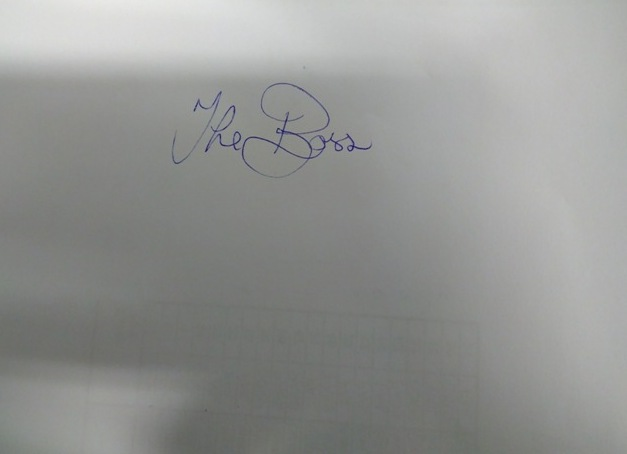
#> input picture Assignment 2 Segmentation Nov 8/Boss.bmp, 627 x 454 px
$ jupyter execute C20483462_Assignment2.ipynb
#> lines starting #> are read from the running program, lines starting #| are printed output that depends on the picture; after the words box and inside, x2 and y2 are one past the last pixel; in counts of white or black regions, pixels touching at a corner belong together
#> further down, original is the input picture: shape (454, 627, 3); mean B, G, R 146.6, 148.8, 147.6
<h2 style="font-size: 1.5em;">Algorithm Overview</h2>
<ol>
  <li><strong style="font-size: 1.2em;">Convert Image to Greyscale:</strong><br>
    Convert the input color image (<code>I</code>) to greyscale (<code>G</code>) using the OpenCV function <code>cv2.cvtColor()</code>.
  </li>

  <li><strong style="font-size: 1.2em;">Adaptive Thresholding:</strong><br>
    Apply adaptive thresholding to the greyscale image (<code>G</code>) using <code>cv2.adaptiveThreshold()</code>. This step helps in segmenting the signature from the background.
  </li>

  <li><strong style="font-size: 1.2em;">Morphological Operations (Opening and Closing):</strong><br>
    <ul>
      <li style="font-size: 1.1em;">Define an elliptical structuring element using <code>cv2.getStructuringElement()</code>.</li>
      <li style="font-size: 1.1em;">Perform erosion, opening, and closing operations on the thresholded image to further enhance the signature region.</li>
    </ul>
  </li>

  <li><strong style="font-size: 1.2em;">Invert Image:</strong><br>
    Invert the processed image to extract the signature by using <code>cv2.bitwise_not()</code>.
  </li>

  <li><strong style="font-size: 1.2em;">Contour Detection:</strong><br>
    Find contours in the binary inverted image using <code>cv2.findContours()</code>.
  </li>

  <li><strong style="font-size: 1.2em;">Find Maximum Contour:</strong><br>
    Identify the contour with the maximum area, assuming it corresponds to the signature.
  </li>

  <li><strong style="font-size: 1.2em;">Bounding Box Calculation:</strong><br>
    Get the bounding box coordinates (x, y, width, height) around the maximum contour.
  </li>

  <li><strong style="font-size: 1.2em;">Expand Bounding Box:</strong><br>
    Expand the bounding box by a specified margin to ensure the signature is fully captured.
  </li>

  <li><strong style="font-size: 1.2em;">Crop Image:</strong><br>
    Crop the original and thresholded images based on the calculated bounding box.
  </li>

  <li><strong style="font-size: 1.2em;">Create White Background:</strong><br>
    Create a white background image with the same dimensions as the cropped signature.
  </li>

  <li><strong style="font-size: 1.2em;">Cut Signature-Shaped Hole:</strong><br>
    Use the thresholded signature as a mask to cut a signature-shaped hole in the white background.
  </li>

  <li><strong style="font-size: 1.2em;">Overlay Signature on Original Image:</strong><br>
    Combine the cropped original image with the signature-shaped hole to create a final result where only the signature is visible.
  </li>

  <li><strong style="font-size: 1.2em;">Output:</strong><br>
    Return the processed image with the extracted signature.
  </li>
</ol>

<h2 style="font-size: 1.5em;">Arguments:</h2>
<p><strong style="font-size: 1.2em;">I (np.ndarray):</strong> Input image in BGR format.</p>

<h2 style="font-size: 1.5em;">Returns:</h2>
<p><strong style="font-size: 1.2em;">np.ndarray:</strong> Processed image containing the extracted signature on a clean white background.</p>

[cell 1]
import cv2
import numpy as np
from matplotlib import pyplot as plt

# Please DO NOT add any additional imports to this notebook
# Functionality using libraries other than those listed above will not be graded

def process_image(I: np.ndarray) -> np.ndarray:

    # Convert the image to Greyscale
    G = cv2.cvtColor(I, cv2.COLOR_BGR2GRAY)

    # Apply adaptive thresholding to the grayscale image.
    thresh = cv2.adaptiveThreshold(G, maxValue = 255,
                                adaptiveMethod = cv2.ADAPTIVE_THRESH_GAUSSIAN_C,
                                thresholdType = cv2.THRESH_BINARY,
                                blockSize = 21,
                                C = 13)
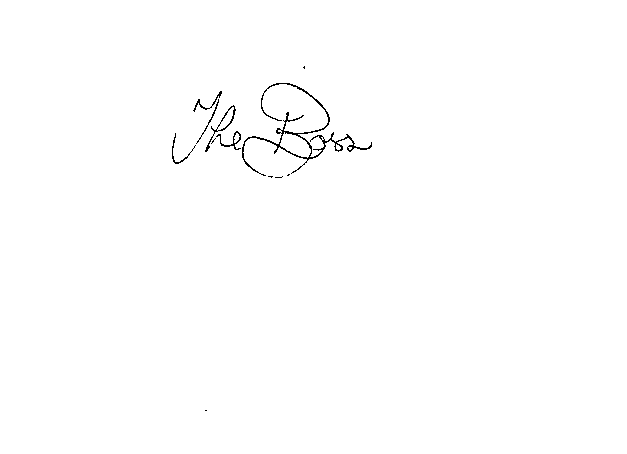
#> thresh: shape (454, 627); 99.5% white; black in thin lines or dots, all inside (x1, y1, x2, y2) = (172, 66, 372, 411)

    # Define elliptical structuring element for morphological operations
    structuringElement = cv2.getStructuringElement(cv2.MORPH_ELLIPSE, (3, 3))

    # Perform opening and closing
    eroded = cv2.erode(thresh, structuringElement)
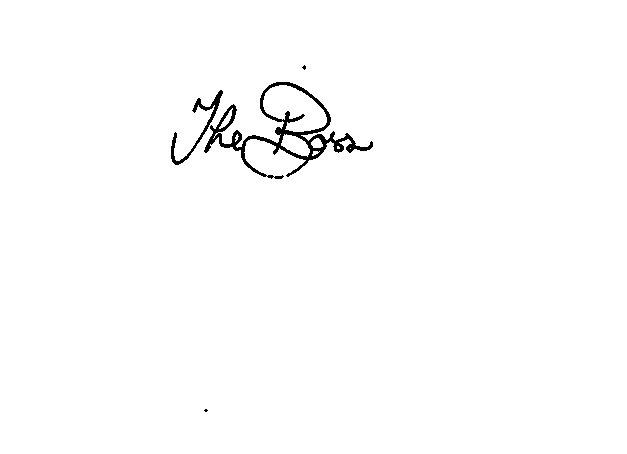
#> eroded: shape (454, 627); 98.9% white; 4 black regions (2 under 20 px), largest, box (x1, y1, x2, y2) and area: (204, 82, 373, 179) 2537, (171, 90, 223, 165) 519
    opening = cv2.morphologyEx(eroded, cv2.MORPH_OPEN, structuringElement)
#> opening: shape (454, 627); 98.9% white; 3 black regions (2 under 20 px), largest, box (x1, y1, x2, y2) and area: (171, 82, 373, 179) 3150
    closing = cv2.morphologyEx(opening, cv2.MORPH_CLOSE, structuringElement)

    # Invert this to extract just the signature
    inverted = cv2.bitwise_not(closing)
#> inverted: shape (454, 627); 1.1% white; 3 white regions (2 under 20 px)

    # Find contours in the binary image
    contours, _ = cv2.findContours(inverted, cv2.RETR_EXTERNAL, cv2.CHAIN_APPROX_SIMPLE)
#> contours = 3 contours, 2 with area under 20; largest, box (x1, y1, x2, y2) and area: (171, 82, 373, 179) 5260

    # Find the contour with the maximum area (assuming it's the signature)
    maxContour = max(contours, key=cv2.contourArea)
#> maxContour = contour of 563 points, box (x1, y1, x2, y2) (171, 82, 373, 179), area 5260

    # Get the bounding box of the signature
    x, y, w, h = cv2.boundingRect(maxContour)
#> x = 171; y = 82; w = 202; h = 97

    # Expand the bounding box by the margin
    margin = 10
    x = max(0, x - margin)
#> x = 161
    y = max(0, y - margin)
#> y = 72
    w = min(w + 2 * margin, inverted.shape[1] - x - 2 * margin)
#> w = 222
    h = min(h + 2 * margin, inverted.shape[0] - y - 2 * margin)
#> h = 117

    # Crop the image to the bounding box
    croppedOriginal = I[y:y+h, x:x+w]
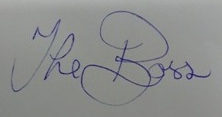
#> croppedOriginal: shape (117, 222, 3); mean B, G, R 140.8, 141.5, 140
    croppedSignature = thresh[y:y+h, x:x+w]
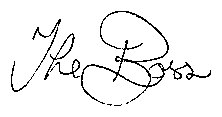
#> croppedSignature: shape (117, 222); 94.5% white; black in thin lines or dots, all inside (x1, y1, x2, y2) = (11, 11, 211, 106)

    #Using this variable instead will clean the signature up a bit but will lose ink colouration, so only use if printing in greyscale
    #cropped_signature = closing[y:y+h, x:x+w]

    # Create a white background image with the same dimensions as the cropped signature
    white = np.ones_like(croppedSignature) * 255
    whiteBackground = cv2.cvtColor(white, cv2.COLOR_BGR2RGB)
#> whiteBackground: shape (117, 222, 3); every value is 255
#> white: shape (117, 222); every value is 255

    # Cut a signature shaped hole in the white background
    SigHole = cv2.bitwise_or(whiteBackground, whiteBackground, mask=croppedSignature)
    SignatureMask = cv2.cvtColor(SigHole, cv2.COLOR_BGR2RGB)

    # Place the white mask with signature shaped hole over cropped original so only signature shines through
    image = cv2.add(croppedOriginal, SignatureMask)
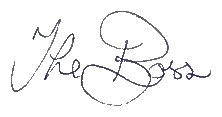
#> image: shape (117, 222, 3); mean B, G, R 246.8, 246.1, 246.1
    result = cv2.cvtColor(image, cv2.COLOR_BGR2RGB)

    return result

# Please DO NOT change any of the code below. All modifications to this template should
# occur inside the **process_image** function

fig, axs = plt.subplots(1, 2)
original = cv2.imread('./Boss.bmp')
extracted_signature = process_image(original)

axs[0].imshow(original)
axs[1].imshow(extracted_signature)
#> figure, not shown here; B, G, R data is drawn as R, G, B

$ run again, with Assignment 2 Segmentation Nov 8/sig1.png saved as Assignment 2 Segmentation Nov 8/Boss.bmp
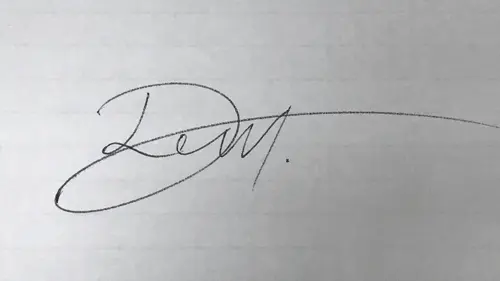
#> input picture Assignment 2 Segmentation Nov 8/sig1.png, 500 x 281 px
#> original is the input picture: shape (281, 500, 3); mean B, G, R 186.3, 185.2, 184.3
#> in process_image, `thresh = cv2.adaptiveThreshold(G, maxValue = 255, adaptiveMethod = cv2..`:
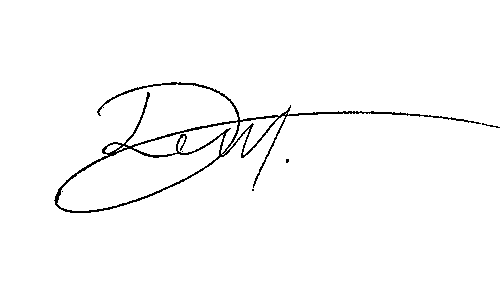
#> thresh: shape (281, 500); 98% white; black in thin lines or dots, all inside (x1, y1, x2, y2) = (54, 82, 500, 213)
#> eroded: shape (281, 500); 96.2% white; 2 black regions, box (x1, y1, x2, y2) and area: (53, 81, 500, 214) 5279, (285, 158, 290, 164) 24
#> opening: shape (281, 500); 96.2% white; 2 black regions, box (x1, y1, x2, y2) and area: (53, 81, 500, 214) 5349, (285, 158, 290, 164) 24
#> inverted: shape (281, 500); 3.8% white; 2 white regions
#> contours = 2 contours, 1 with area under 20; largest, box (x1, y1, x2, y2) and area: (53, 81, 500, 214) 11486
#> maxContour = contour of 767 points, box (x1, y1, x2, y2) (53, 81, 500, 214), area 11486
#> in process_image, `x, y, w, h = cv2.boundingRect(maxContour)`: x = 53; y = 81; w = 447; h = 133
#> in process_image, `x = max(0, x - margin)`: x = 43
#> in process_image, `y = max(0, y - margin)`: y = 71
#> in process_image, `w = min(w + 2 * margin, inverted.shape[1] - x - 2 * margin)`: w = 437
#> in process_image, `h = min(h + 2 * margin, inverted.shape[0] - y - 2 * margin)`: h = 153
#> croppedSignature: shape (153, 437); 95.8% white; black in thin lines or dots, all inside (x1, y1, x2, y2) = (11, 11, 437, 142)
#> whiteBackground: shape (153, 437, 3); every value is 255
#> white: shape (153, 437); every value is 255
#> in process_image, `image = cv2.add(croppedOriginal, SignatureMask)`:
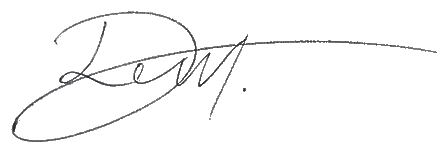
#> image: shape (153, 437, 3); mean B, G, R 249.1, 249, 248.9

$ run again, with Assignment 2 Segmentation Nov 8/sig2.jpg saved as Assignment 2 Segmentation Nov 8/Boss.bmp
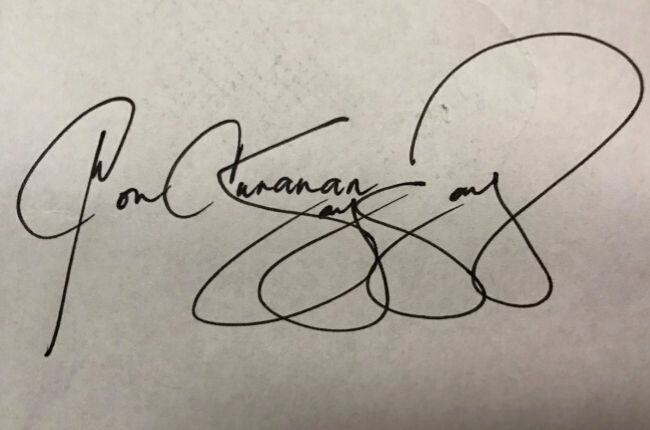
#> input picture Assignment 2 Segmentation Nov 8/sig2.jpg, 650 x 430 px
#> original is the input picture: shape (430, 650, 3); mean B, G, R 157.8, 167.6, 175.1
#> in process_image, `thresh = cv2.adaptiveThreshold(G, maxValue = 255, adaptiveMethod = cv2..`:
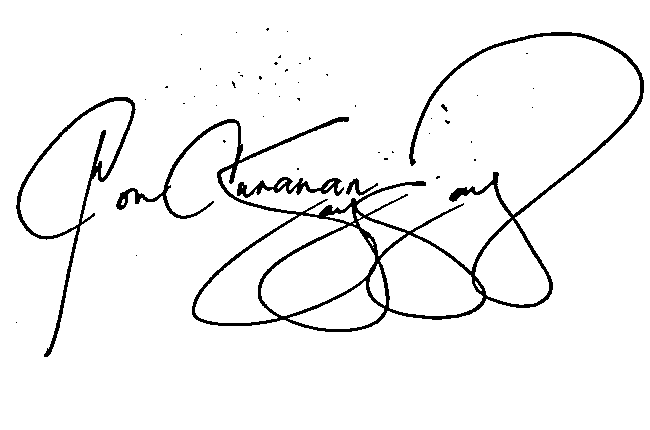
#> thresh: shape (430, 650); 95.3% white; 50 black regions (45 under 20 px), largest, box (x1, y1, x2, y2) and area: (116, 32, 644, 332) 9732, (16, 97, 136, 357) 2144, (237, 177, 344, 198) 818, (346, 178, 378, 196) 179, (441, 104, 448, 112) 26
#> eroded: shape (430, 650); 92.9% white; 47 black regions (38 under 20 px), largest, box (x1, y1, x2, y2) and area: (115, 31, 645, 333) 16098, (15, 96, 137, 358) 3249, (440, 103, 449, 113) 46
#> opening: shape (430, 650); 92.8% white; 47 black regions (38 under 20 px), largest, box (x1, y1, x2, y2) and area: (115, 31, 645, 333) 16268, (15, 96, 137, 358) 3266, (440, 103, 449, 113) 46
#> inverted: shape (430, 650); 7.2% white; 47 white regions (38 under 20 px)
#> contours = 47 contours, 43 with area under 20; largest, box (x1, y1, x2, y2) and area: (115, 31, 645, 333) 39058, (15, 96, 137, 358) 9934, (440, 103, 449, 113) 36, (231, 80, 237, 89) 20
#> maxContour = contour of 1679 points, box (x1, y1, x2, y2) (115, 31, 645, 333), area 39058
#> in process_image, `x, y, w, h = cv2.boundingRect(maxContour)`: x = 115; y = 31; w = 530; h = 302
#> in process_image, `x = max(0, x - margin)`: x = 105
#> in process_image, `y = max(0, y - margin)`: y = 21
#> in process_image, `w = min(w + 2 * margin, inverted.shape[1] - x - 2 * margin)`: w = 525
#> in process_image, `h = min(h + 2 * margin, inverted.shape[0] - y - 2 * margin)`: h = 322
#> croppedSignature: shape (322, 525); 93.4% white; 51 black regions (45 under 20 px), largest, box (x1, y1, x2, y2) and area: (11, 93, 525, 311) 8423, (304, 11, 525, 145) 1074, (132, 156, 239, 177) 818, (0, 76, 31, 159) 403, (241, 157, 273, 175) 179, (336, 83, 343, 91) 26
#> whiteBackground: shape (322, 525, 3); every value is 255
#> white: shape (322, 525); every value is 255
#> in process_image, `image = cv2.add(croppedOriginal, SignatureMask)`:
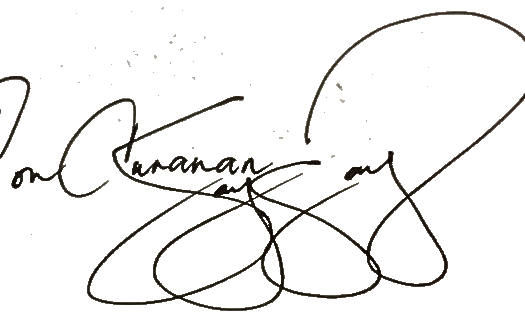
#> image: shape (322, 525, 3); mean B, G, R 241.1, 241.7, 242.2
